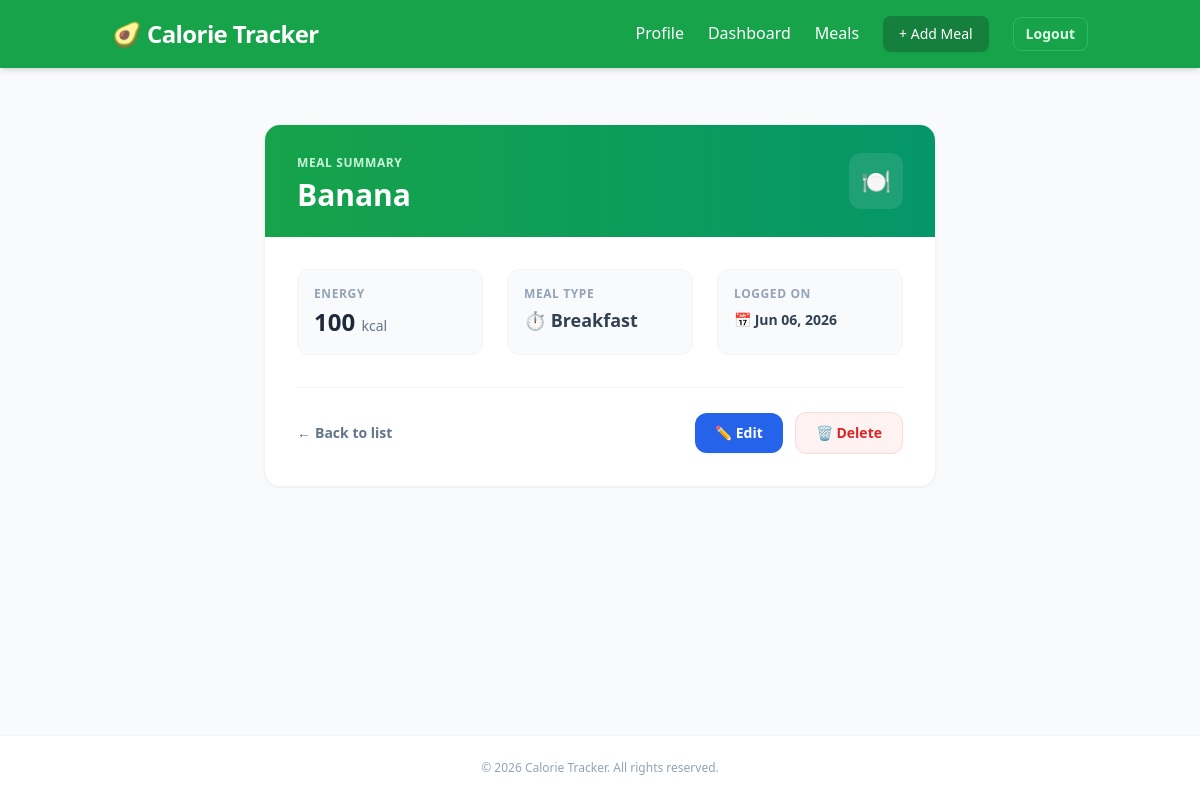
The page /meals/1 (signed in) on the database its author committed.
### meals/models.py (models this page shows, shortened)
class FoodEntry(models.Model):
    MEAL_CHOICES = [
        ("Breakfast", "Breakfast"),
        ("Lunch", "Lunch"),
        ("Dinner", "Dinner"),
        ("Snack", "Snack"),
    ]
    user = models.ForeignKey(
        User,
        on_delete=models.CASCADE
    )
    food_name = models.CharField(max_length=100)
    calories = models.PositiveIntegerField()
    meal_type = models.CharField(
        max_length=20,
        choices=MEAL_CHOICES
    )
    date = models.DateField()
    created_at = models.DateTimeField(
        auto_now_add=True
    )

### meals/views.py (the view)
# urls.py: path("meals/<int:pk>", views.MealDetailView.as_view(), name="meal_detail"),
class MealDetailView(LoginRequiredMixin, DetailView):
    model = FoodEntry
    template_name = ("meals/meal_detail.html")
    context_object_name = "meal"
    def get_queryset(self):
        return FoodEntry.objects.filter(
            user=self.request.user
        )

### meals/templates/meals/meal_detail.html
{% extends 'meals/base.html' %}
{% block content %}
<div class="max-w-2xl mx-auto bg-white rounded-2xl shadow-sm border border-slate-100 overflow-hidden my-6">
    <div class="bg-gradient-to-r from-green-600 to-emerald-600 px-8 py-6 text-white flex justify-between items-center">
        <div>
            <span class="text-xs font-bold uppercase tracking-wider text-green-100 opacity-90">Meal Summary</span>
            <h1 class="text-3xl font-extrabold mt-1">{{ meal.food_name }}</h1>
        </div>
        <div class="bg-white/10 p-3 rounded-xl backdrop-blur-sm text-2xl">
            🍽️
        </div>
    </div>
    <div class="p-8">
        <div class="grid grid-cols-1 sm:grid-cols-3 gap-6 mb-8">
            <div class="bg-slate-50 p-4 rounded-xl border border-slate-100 transition hover:bg-slate-100/50">
                <p class="text-xs font-semibold text-slate-400 uppercase tracking-wider">Energy</p>
                <p class="text-2xl font-black text-slate-800 mt-1">
                    {{ meal.calories }} <span class="text-sm font-normal text-slate-500">kcal</span>
                </p>
            </div>
            <div class="bg-slate-50 p-4 rounded-xl border border-slate-100 transition hover:bg-slate-100/50">
                <p class="text-xs font-semibold text-slate-400 uppercase tracking-wider">Meal Type</p>
                <p class="text-lg font-bold text-slate-700 mt-1 capitalize">
                    ⏱️ {{ meal.meal_type }}
                </p>
            </div>
            <div class="bg-slate-50 p-4 rounded-xl border border-slate-100 transition hover:bg-slate-100/50">
                <p class="text-xs font-semibold text-slate-400 uppercase tracking-wider">Logged On</p>
                <p class="text-sm font-bold text-slate-700 mt-2">
                    📅 {{ meal.date|date:"M d, Y" }}
                </p>
            </div>
        </div>
        <hr class="border-slate-100 mb-6" />
        <div class="flex items-center justify-between">
            <a href="{% url 'meals_list' %}" class="text-sm font-semibold text-slate-500 hover:text-slate-800 transition duration-150 flex items-center space-x-1">
                <span>←</span> <span>Back to list</span>
            </a>
            <div class="flex items-center space-x-3">
                <a
                    href="{% url 'edit_meal' meal.id %}"
                    class="bg-blue-600 hover:bg-blue-700 text-white font-semibold px-5 py-2.5 rounded-xl shadow-sm hover:shadow transition duration-150 flex items-center text-sm"
                >
                    ✏️ Edit
                </a>
                <a
                    href="{% url 'delete_meal' meal.id %}"
                    class="bg-red-50 hover:bg-red-100 text-red-600 font-semibold px-5 py-2.5 rounded-xl transition duration-150 text-sm border border-red-200/60"
                >
                    🗑️ Delete
                </a>
            </div>
        </div>
    </div>
</div>
{% endblock %}

### rows shown on the page
FoodEntry: food_name "Banana", calories "100", meal_type "Breakfast", date "Jun 06, 2026"
